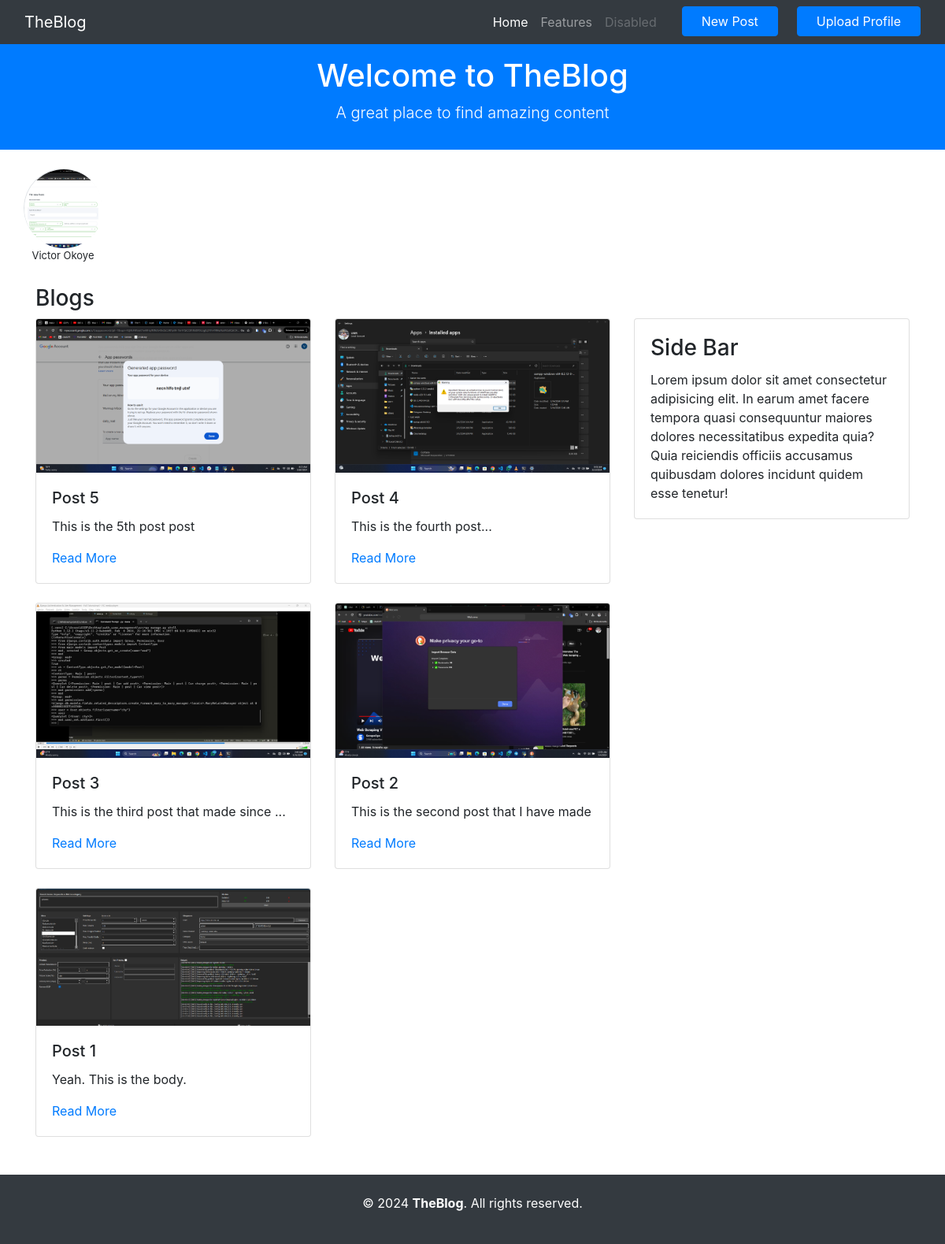
The app's page /, older data.
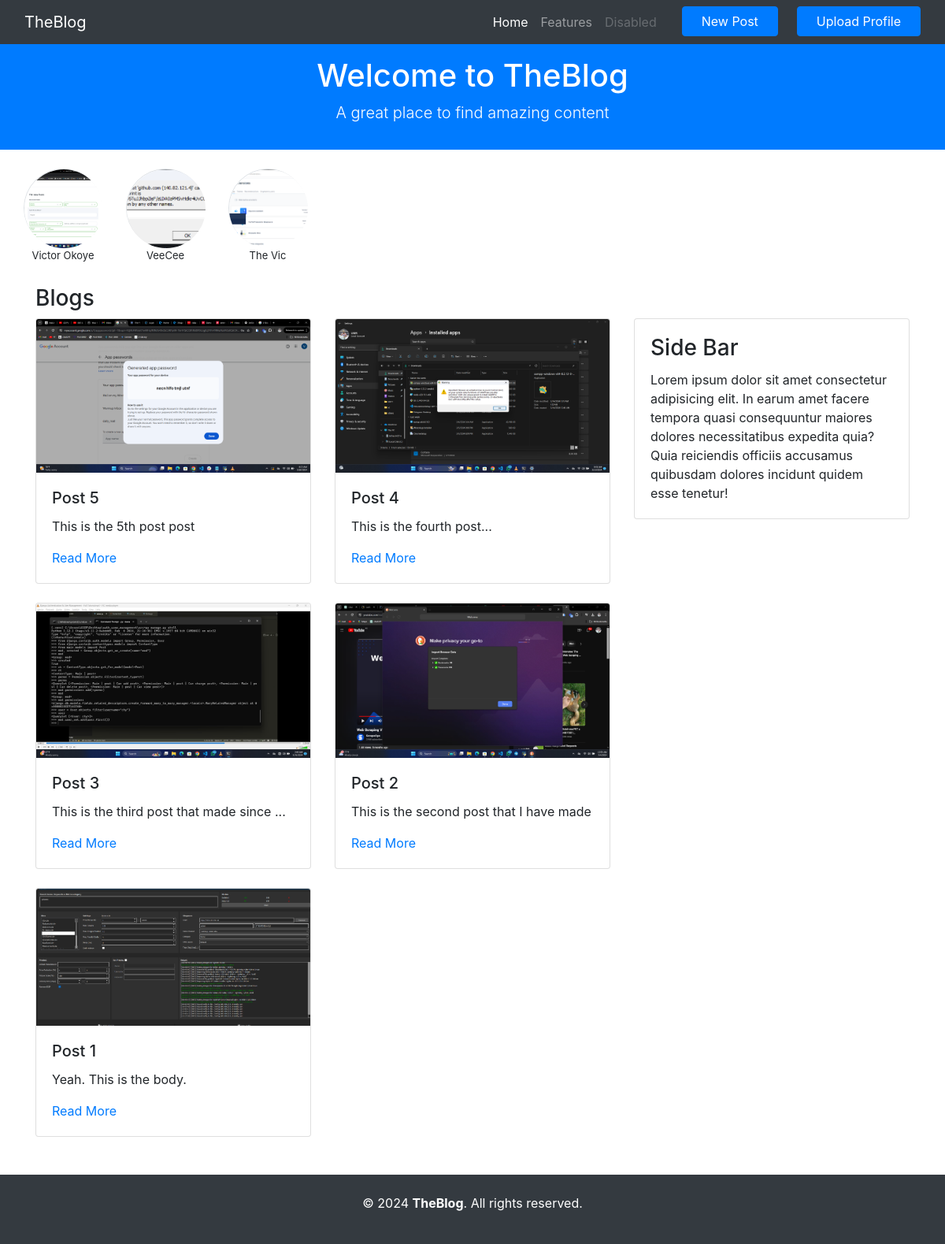
The same page, newer data.
### blogapp/models.py (models this page shows, shortened)
class Profile(models.Model):
    name = models.CharField(max_length=100)
    avatar = models.ImageField(upload_to='avatars/')
    created_at = models.DateTimeField(auto_now_add=True, )
    class Meta:
        ordering = ('-created_at',)

class Post(models.Model):
    title = models.CharField(max_length=255)
    slug = models.SlugField()
    thumbnail = models.ImageField(upload_to='thumbnails/', blank=True, null=True)
    intro = models.TextField()
    body = models.TextField()
    created_at = models.DateTimeField(auto_now_add=True)
    class Meta:
        ordering = ('-created_at',)

### blogapp/views.py (the view)
# urls.py: path('', frontpage, name='frontpage'),
def frontpage(request):
    posts = Post.objects.all()
    profiles = Profile.objects.all()
    return render(request, 'blogapp/frontpage.html', {'posts': posts, 'profiles': profiles})

### blogapp/templates/blogapp/frontpage.html (shortened to what this page needs)
{% extends "main.html" %}
{% block content %}
    <div class="row profile-wrap mb-4">
        {% for profile in profiles %}
            <div class="">
                <div class="profile-card border mb-4 rounded-circle">
                    <img src="{{ profile.avatar.url }}" class="card-img-top rounded-circle" alt="Thumbnail for {{ profile.name }}">
                    <p class="mb-1">{{ profile.name }}</p>
                </div>
            </div>
        {% endfor %}
    </div>
    <h3>Blogs</h3>
    <div class="row">
        <div class="col-8">
            <div class="row">
                {% for post in posts %}
                    <div class="col-md-6">
                        <div class="card mb-4">
                            {% if post.thumbnail %}
                                <img src="{{ post.thumbnail.url }}" class="card-img-top" alt="Thumbnail for {{ post.title }}">
                            {% endif %}
                            <div class="card-body">
                                <h5 class="card-title">{{ post.title }}</h5>
                                <p class="card-text">{{ post.body }}</p>
                                <a href="{% url 'post_detail' post.slug %}">Read More</a>
                            </div>
                        </div>
                    </div>
                {% endfor %}
            </div>
        </div>
        {% include "sidebar.html" %}
    </div>
{% endblock %}

Row changes from the older to the newer data that the page shows:
added Profile: avatar (picture), name "VeeCee"
added Profile: avatar (picture), name "The Vic"
